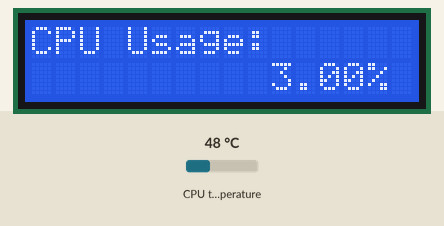
Simulated run of this program. Board: Raspberry Pi (BCM pin numbers). Parts: 16×2 character LCD. Inputs (shaded band) come from the test bench; at power-on: CPU temperature 48 °C. System figures (address, load, memory, disk, uptime) are fixed made-up values.

Above: at 1.2 s.
1.3 s: CPU temperature set to 31 °C
At 6.0 s:
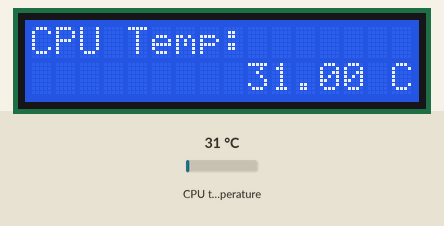
15.3 s: CPU temperature set to 44 °C
At 20.5 s:
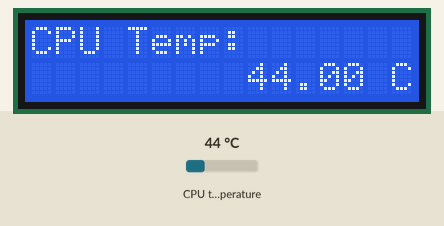
24.9 s: CPU temperature set to 58 °C
At 27.1 s:
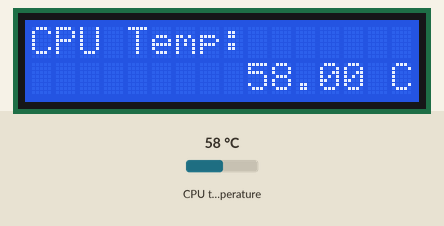
Timing chart, 0 to 28.6 s (numbered marks = the images above; inputs shaded):
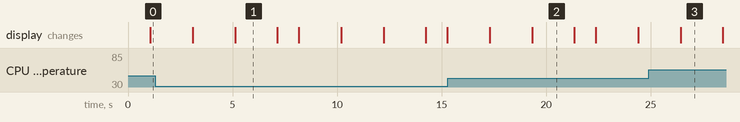

The program:

cpugages.py
```python
import psutil
import time
from RPLCD.i2c import CharLCD

# Configure the I2C LCD
I2C_ADDR = 0x27  # Replace with your I2C address
lcd = CharLCD('PCF8574', I2C_ADDR, cols=16, rows=2)

def get_cpu_usage():
    """Returns the CPU usage percentage."""
    return psutil.cpu_percent(interval=1)

def get_ram_usage():
    """Returns the RAM usage percentage."""
    memory = psutil.virtual_memory()
    return memory.percent

def get_cpu_temp():
    """Reads the CPU temperature."""
    with open("/sys/class/thermal/thermal_zone0/temp", "r") as temp_file:
        temp = temp_file.read()
    return float(temp) / 1000  # Convert to Celsius

def display_info():
    """Cycles through CPU usage, RAM usage, and CPU temperature."""
    while True:
        # CPU Usage
        lcd.clear()
        cpu_usage = get_cpu_usage()
        lcd.write_string(f"CPU Usage:\n{cpu_usage:.2f}%")
        time.sleep(2)

        # RAM Usage
        lcd.clear()
        ram_usage = get_ram_usage()
        lcd.write_string(f"RAM Usage:\n{ram_usage:.2f}%")
        time.sleep(2)

        # CPU Temperature
        lcd.clear()
        cpu_temp = get_cpu_temp()
        lcd.write_string(f"CPU Temp:\n{cpu_temp:.2f} C")
        time.sleep(2)

try:
    display_info()
except KeyboardInterrupt:
    # Clean up and clear the LCD
    lcd.clear()
    lcd.write_string("Goodbye!")
    time.sleep(2)
    lcd.clear()
```

Measured:
- what the display in image 1 shows lasts 2.0 s, from 5.1 s to 7.1 s
